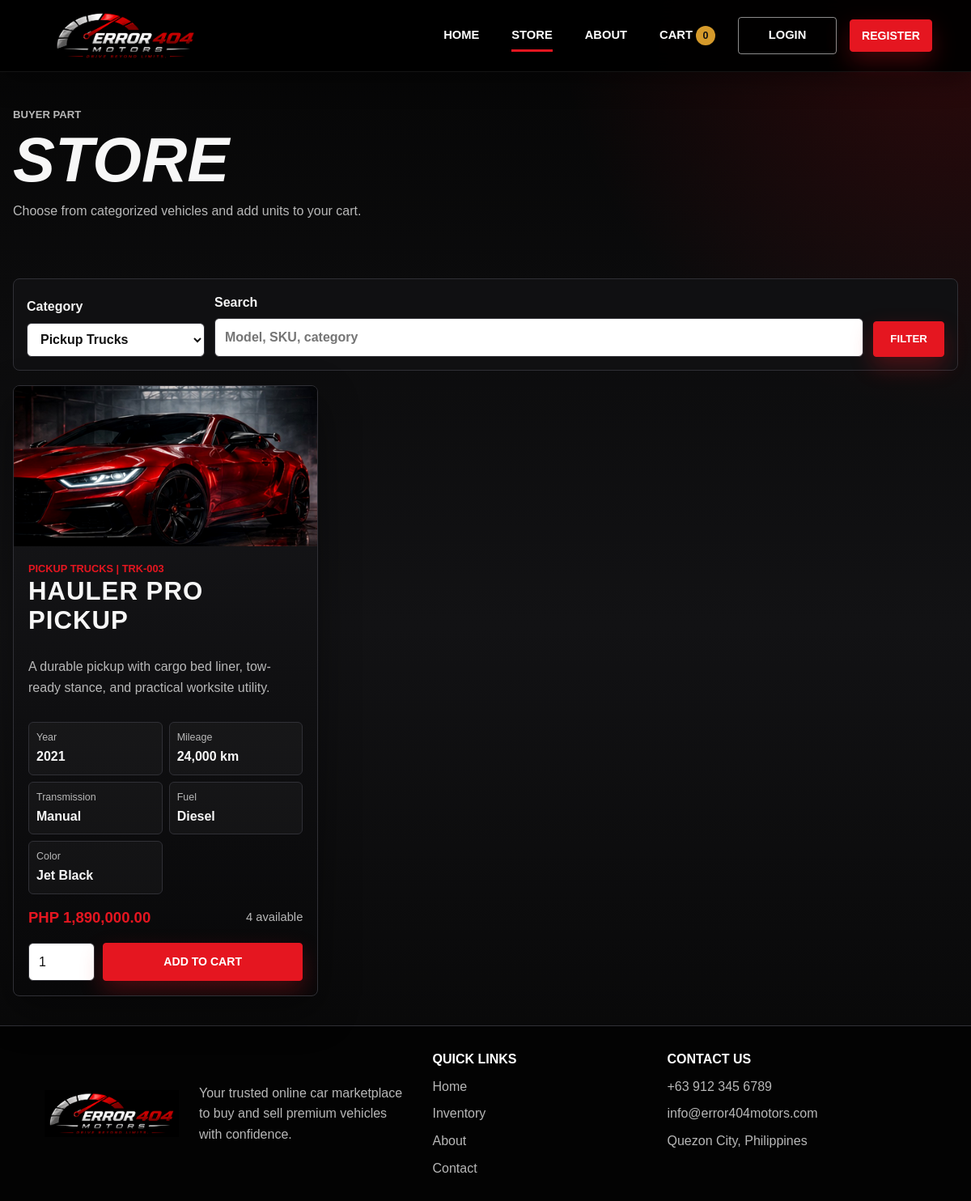
Page /store.php?category=3 on the committed database.
### tables this page shows
CREATE TABLE IF NOT EXISTS products (
    id INT AUTO_INCREMENT PRIMARY KEY,
    category_id INT NOT NULL,
    sku VARCHAR(40) NOT NULL UNIQUE,
    name VARCHAR(120) NOT NULL,
    model_year INT NOT NULL,
    mileage INT NOT NULL DEFAULT 0,
    transmission VARCHAR(40) NOT NULL,
    fuel_type VARCHAR(40) NOT NULL,
    color VARCHAR(50) NOT NULL,
    description TEXT NOT NULL,
    image_url VARCHAR(255) NULL,
    price DECIMAL(12,2) NOT NULL,
    stock_quantity INT NOT NULL DEFAULT 0,
    status ENUM('active', 'inactive') NOT NULL DEFAULT 'active',
    created_by INT NULL,
    updated_by INT NULL,
    created_at DATETIME NOT NULL,
    updated_at DATETIME NOT NULL,
    CONSTRAINT fk_products_category FOREIGN KEY (category_id) REFERENCES categories(id),
    CONSTRAINT fk_products_created_by FOREIGN KEY (created_by) REFERENCES users(id) ON DELETE SET NULL,
    CONSTRAINT fk_products_updated_by FOREIGN KEY (updated_by) REFERENCES users(id) ON DELETE SET NULL
);

CREATE TABLE IF NOT EXISTS categories (
    id INT AUTO_INCREMENT PRIMARY KEY,
    name VARCHAR(80) NOT NULL UNIQUE,
    description VARCHAR(255) NOT NULL
);

### includes/functions.php (called while the page is built, shortened)
<?php
function db(): PDO
{
    static $pdo = null;
    if ($pdo instanceof PDO) {
        return $pdo;
    }
    $dsn = 'mysql:host=' . DB_HOST . ';dbname=' . DB_NAME . ';charset=utf8mb4';
    $pdo = new PDO($dsn, DB_USER, DB_PASS, [
        PDO::ATTR_ERRMODE => PDO::ERRMODE_EXCEPTION,
        PDO::ATTR_DEFAULT_FETCH_MODE => PDO::FETCH_ASSOC,
        PDO::ATTR_EMULATE_PREPARES => false,
    ]);
    return $pdo;
}
function h($value): string
{
    return htmlspecialchars((string) $value, ENT_QUOTES, 'UTF-8');
}
function app_base_path(): string
{
    $script = str_replace('\\', '/', $_SERVER['SCRIPT_NAME'] ?? '');
    $base = preg_replace('#/[^/]*$#', '', $script) ?: '';
    return $base === '/' ? '' : $base;
}
function url_for(string $path = ''): string
{
    return app_base_path() . '/' . ltrim($path, '/');
}
function format_peso($amount): string
{
    return 'PHP ' . number_format((float) $amount, 2);
}
function categories(): array
{
    return db()->query('SELECT * FROM categories ORDER BY name')->fetchAll();
}
function search_products(?int $categoryId, string $keyword = ''): array
{
    $sql = 'SELECT p.*, c.name AS category_name
            FROM products p
            JOIN categories c ON c.id = p.category_id
            WHERE p.status = "active" AND p.stock_quantity > 0';
    $params = [];
    if ($categoryId) {
        $sql .= ' AND p.category_id = ?';
        $params[] = $categoryId;
    }
    $sql .= ' ORDER BY c.name, p.name';
    $stmt = db()->prepare($sql);
    $stmt->execute($params);
    return $stmt->fetchAll();
}
function product_image(array $product): string
{
    $image = trim((string) ($product['image_url'] ?? ''));
    return $image !== '' ? $image : 'assets/hero-red-car.jpg';
}
function vehicle_specs(array $product): array
{
    return [
        'Year' => $product['model_year'] ?: 'N/A',
        'Mileage' => number_format((int) ($product['mileage'] ?? 0)) . ' km',
        'Transmission' => $product['transmission'] ?: 'N/A',
        'Fuel' => $product['fuel_type'] ?: 'N/A',
        'Color' => $product['color'] ?: 'N/A',
    ];
}

### store.php (the view, shortened to what this page needs)
<?php
require_once __DIR__ . '/includes/functions.php';
$categoryId = isset($_GET['category']) ? (int) $_GET['category'] : null;
$keyword = trim((string) ($_GET['search'] ?? ''));
$allCategories = [];
$products = [];
$dbError = null;
try {
    $allCategories = categories();
    $products = search_products($categoryId, $keyword);
} catch (Throwable $error) {
    $dbError = $error->getMessage();
}
require_once __DIR__ . '/includes/header.php';
?>
<section class="page-title">
    <p class="eyebrow">Buyer part</p>
    <h1>Store</h1>
    <p>Choose from categorized vehicles and add units to your cart.</p>
</section>
<?php if ($dbError): ?>
    <section class="section narrow">
        <div class="notice-card">
            <h2>Database connection needed</h2>
            <p>Import the SQL file and confirm your MySQL settings in config.php.</p>
        </div>
    </section>
<?php else: ?>
    <section class="section">
        <form class="toolbar" method="get" action="<?= h(url_for('store.php')) ?>">
            <label>
                Category
                <select name="category">
                    <?php foreach ($allCategories as $category): ?>
                        <option value="<?= h($category['id']) ?>" <?= $categoryId === (int) $category['id'] ? 'selected' : '' ?>>
                            <?= h($category['name']) ?>
                        </option>
                    <?php endforeach; ?>
                </select>
            </label>
            <label>
                Search
                <input type="search" name="search" value="<?= h($keyword) ?>" placeholder="Model, SKU, category">
            </label>
            <button class="button" type="submit">Filter</button>
        </form>
        <div class="product-grid">
            <?php foreach ($products as $product): ?>
                <article class="product-card">
                    <div class="product-photo">
                        <img src="<?= h(product_image($product)) ?>" alt="<?= h($product['name']) ?>">
                    </div>
                    <div class="product-body">
                        <span class="category"><?= h($product['category_name']) ?> | <?= h($product['sku']) ?></span>
                        <h2>
                            <?php if ($product['sku'] === 'SED-001'): ?>
                                <?= h(preg_replace('/\s+Sedan$/i', '', $product['name'])) ?><br>Sedan
                            <?php else: ?>
                                <?= h($product['name']) ?>
                            <?php endif; ?>
                        </h2>
                        <p><?= h($product['description']) ?></p>
                        <dl class="spec-grid">
                            <?php foreach (vehicle_specs($product) as $label => $value): ?>
                                <div>
                                    <dt><?= h($label) ?></dt>
                                    <dd><?= h($value) ?></dd>
                                </div>
                            <?php endforeach; ?>
                        </dl>
                        <div class="price-row">
                            <strong><?= h(format_peso($product['price'])) ?></strong>
                            <span><?= h($product['stock_quantity']) ?> available</span>
                        </div>
                        <form class="add-cart" method="post" action="<?= h(url_for('store.php')) ?>">
                            <input type="number" name="quantity" value="1" min="1" max="<?= h($product['stock_quantity']) ?>" aria-label="Quantity">
                            <button class="button small" type="submit">Add to Cart</button>
                        </form>
                    </div>
                </article>
            <?php endforeach; ?>
        </div>
    </section>
<?php endif; ?>
<?php require_once __DIR__ . '/includes/footer.php'; ?>

### assets/styles.css (style rules this page uses)
:root { --ink: #f7f7f7; --muted: #b8b8b8; --soft: #dedede; --black: #050505; --black-2: #0b0b0c; --black-3: #141416; --panel: #101012; --panel-2: #18181b; --line: #303036; --red: #e51620; --red-dark: #9d0d13; --gold: #d59a2b; --paper: #080809; --shadow: 0 18px 50px rgba(0, 0, 0, 0.42); }
* { box-sizing: border-box; }
html { scroll-behavior: smooth; }
body { margin: 0; font-family: Arial, Helvetica, sans-serif; color: var(--ink); background: radial-gradient(circle at top right, rgba(229, 22, 32, 0.18), transparent 32rem), linear-gradient(180deg, #050505 0%, #121214 52%, #050505 100%); line-height: 1.6; }
img { max-width: 100%; display: block; }
.button { display: inline-flex; align-items: center; justify-content: center; min-height: 44px; padding: 11px 20px; border: 1px solid var(--red); border-radius: 4px; background: var(--red); color: #ffffff; font-weight: 900; text-transform: uppercase; cursor: pointer; box-shadow: 0 12px 28px rgba(229, 22, 32, 0.28); }
.button.small { min-height: 38px; padding: 8px 14px; font-size: 0.88rem; }
.eyebrow { margin: 0 0 8px; color: var(--red); font-size: 0.82rem; font-weight: 900; text-transform: uppercase; }
h1, h2, h3, p { margin-top: 0; }
h1 { font-size: clamp(2.8rem, 6.5vw, 5.8rem); line-height: 0.95; margin-bottom: 14px; text-transform: uppercase; font-style: italic; font-weight: 900; }
h2 { font-size: clamp(1.35rem, 2.6vw, 2rem); line-height: 1.15; text-transform: uppercase; letter-spacing: 1px; }
.section, .page-title { width: min(1180px, calc(100% - 32px)); margin: 0 auto; }
.section { padding: 36px 0; }
.page-title { padding: 42px 0 18px; }
.page-title p { max-width: 760px; color: var(--muted); }
.product-grid { display: grid; grid-template-columns: repeat(3, minmax(0, 1fr)); gap: 18px; }
.product-card, .notice-card, .panel-form, .summary-panel, .admin-action, .cart-item { border: 1px solid var(--line); border-radius: 8px; background: linear-gradient(180deg, rgba(24, 24, 27, 0.98), rgba(8, 8, 9, 0.98)); box-shadow: var(--shadow); }
.product-card { display: flex; flex-direction: column; overflow: hidden; }
.product-photo { min-height: 198px; background: #111111; }
.product-photo img { width: 100%; height: 198px; object-fit: cover; filter: contrast(1.08) saturate(1.05); }
.product-body { display: flex; flex: 1; flex-direction: column; padding: 18px; }
.product-body p { color: var(--muted); }
.category { display: block; color: var(--red); font-size: 0.8rem; font-weight: 900; text-transform: uppercase; }
.price-row { display: flex; justify-content: space-between; align-items: center; gap: 12px; margin: 16px 0; }
.product-body .price-row { margin-top: auto; }
.price-row strong { color: var(--red); font-size: 1.16rem; }
.price-row span { color: var(--muted); font-size: 0.92rem; }
.spec-grid { display: grid; grid-template-columns: repeat(2, minmax(0, 1fr)); gap: 8px; margin: 14px 0; }
.spec-grid div { padding: 9px; border: 1px solid var(--line); border-radius: 6px; background: rgba(255, 255, 255, 0.03); }
.spec-grid dt { color: var(--muted); font-size: 0.78rem; }
.spec-grid dd { margin: 0; font-weight: 700; }
.add-cart { display: grid; grid-template-columns: 82px 1fr; gap: 10px; }
input, select, textarea { width: 100%; min-height: 42px; border: 1px solid var(--line); border-radius: 6px; padding: 10px 12px; background: #ffffff; color: #111111; font: inherit; }
label { display: grid; gap: 7px; color: #f4f4f4; font-weight: 700; }
.toolbar { display: grid; grid-template-columns: 220px 1fr auto; gap: 12px; align-items: end; margin-bottom: 18px; padding: 16px; border: 1px solid var(--line); border-radius: 8px; background: var(--panel); }

### rows in the picture
products: image_url (picture), category.name "PICKUP TRUCKS", sku "TRK-003", name "HAULER PRO PICKUP", description "A durable pickup with cargo bed liner, tow-ready stance, and practical worksite utility.", label "Year", value "2021", label "Mileage", value "24,000 km", label "Transmission", value "Manual", label "Fuel", value "Diesel", label "Color", value "Jet Black", price "PHP 1,890,000.00", stock_quantity "4"

### other values in the picture
cart_count() "0"
form field category "Pickup Trucks"
